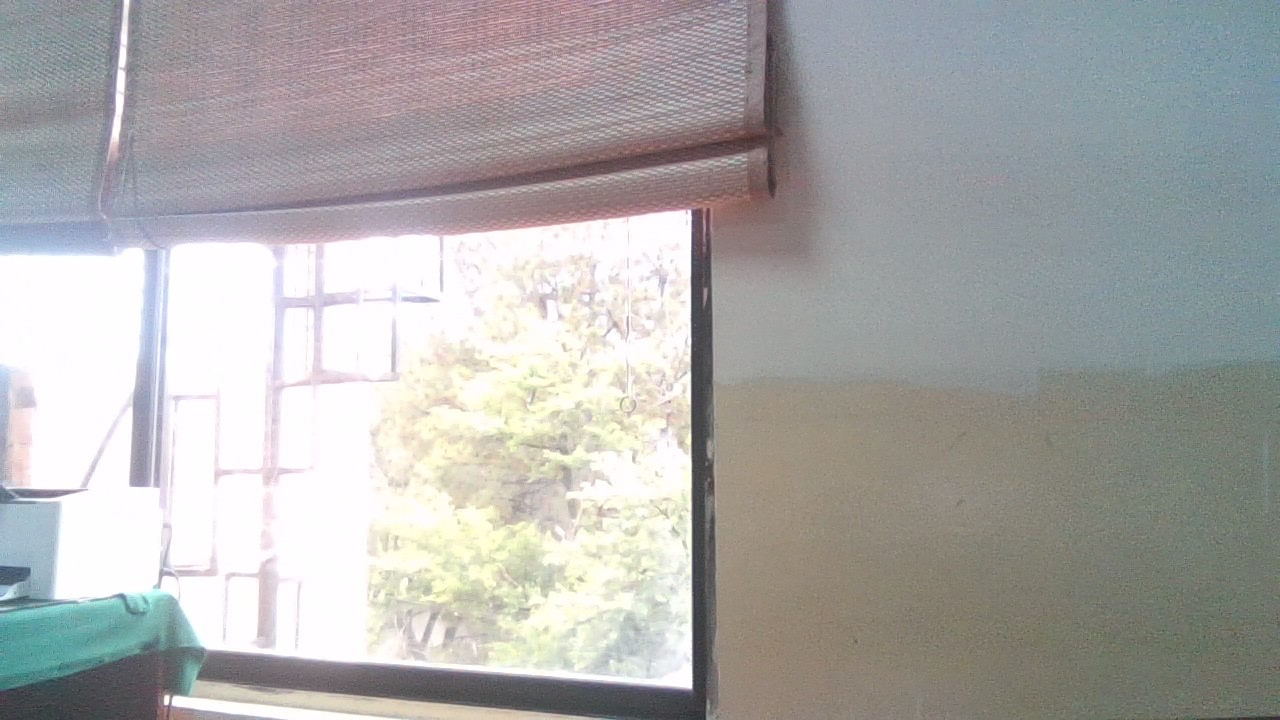
%> input picture 1.jpg, 1280 x 720 px
$ octave background_subtraction.m   (GNU Octave 9; MATLAB toolbox functions it lacks are replaced by stand-ins)
%> lines starting %> are read from the running program, lines starting %| are printed output that depends on the picture; in (x1, y1, x2, y2) boxes, pixels count from 0 and x2, y2 are one past the last pixel; in counts of white or black regions, pixels touching at a corner belong together; the program's own positions count from 1
% Read the two images
image1 = imread('1.jpg'); % Replace with the path to your first image
%> image1 is the input picture: size 720x1280x3 uint8; mean R, G, B 171.8, 171.3, 169.9
image2 = imread('2.jpg'); % Replace with the path to your second image
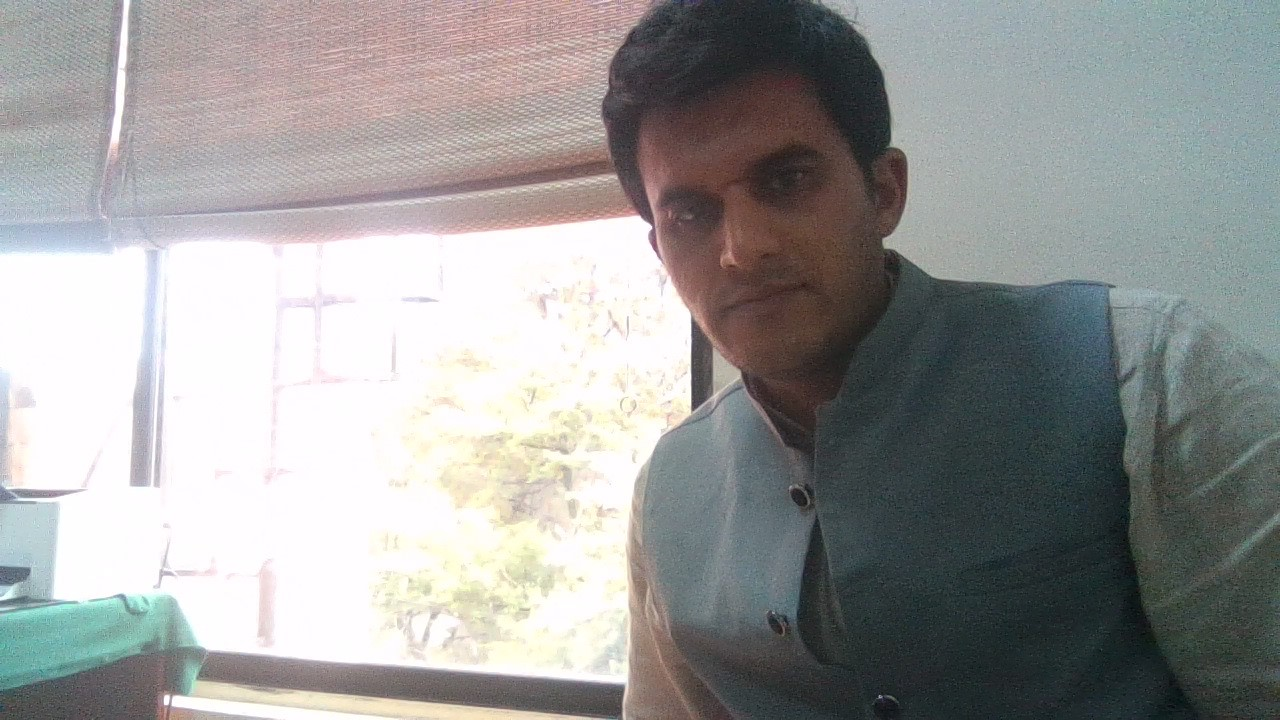
%> input picture 2.jpg, 1280 x 720 px
%> image2 is the input picture: size 720x1280x3 uint8; mean R, G, B 153.7, 154.3, 153.2

% Convert the images to grayscale
gray1 = rgb2gray(image1);
gray2 = rgb2gray(image2);
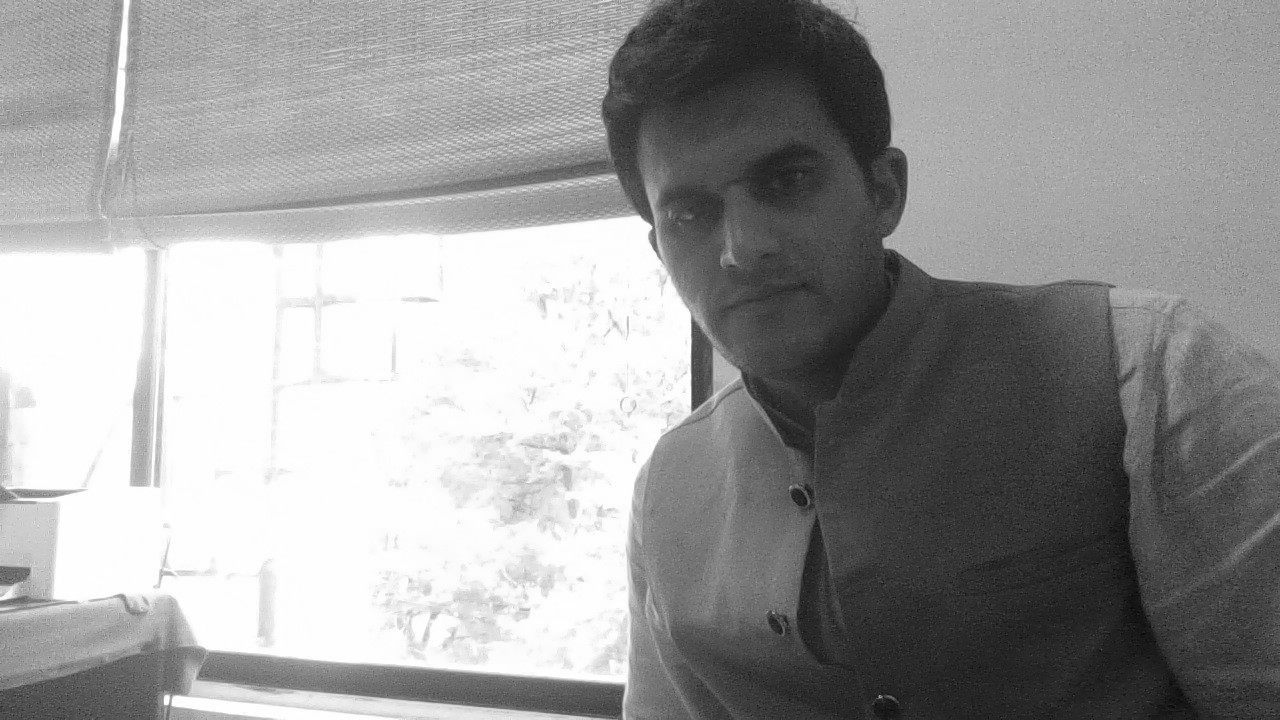
%> gray2: size 720x1280 uint8; min 3, max 255, mean 154

% Perform background subtraction
diff = imabsdiff(gray1, gray2);
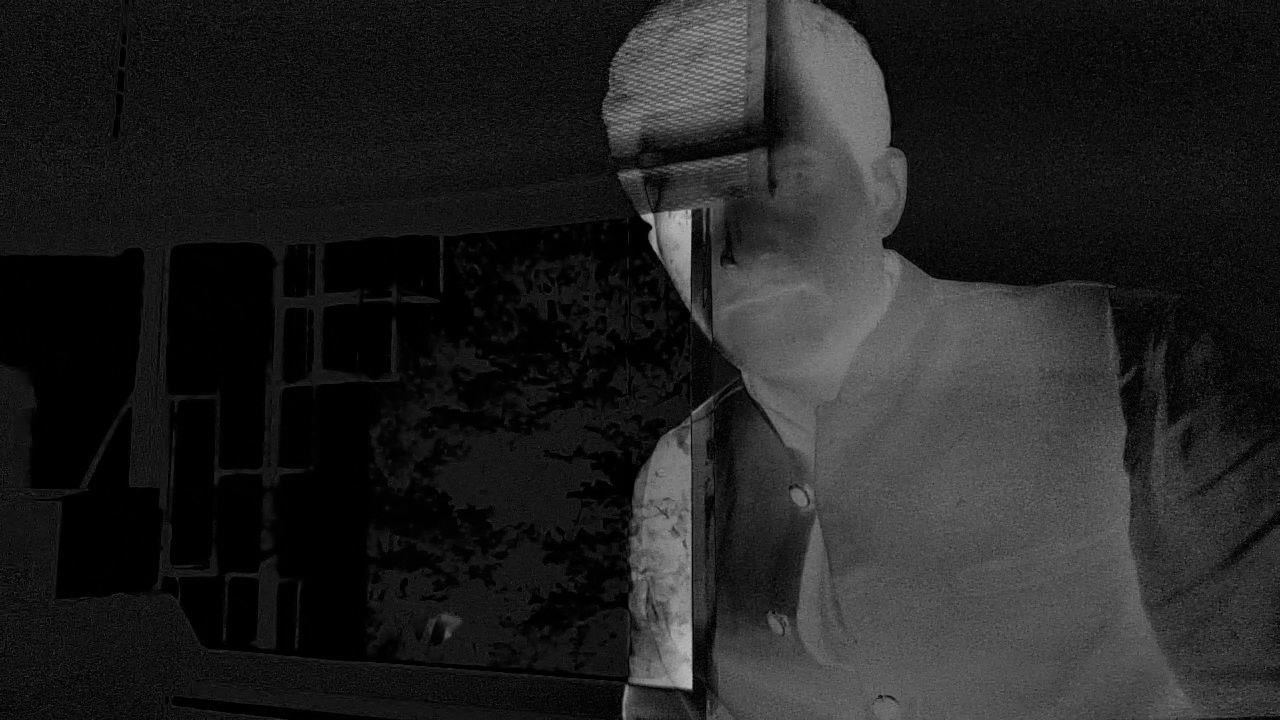
%> diff: size 720x1280 uint8; min 0, max 198, mean 34

% Apply thresholding to obtain binary mask
threshold = 30; % Adjust the threshold value as needed
binary_mask = diff > threshold;
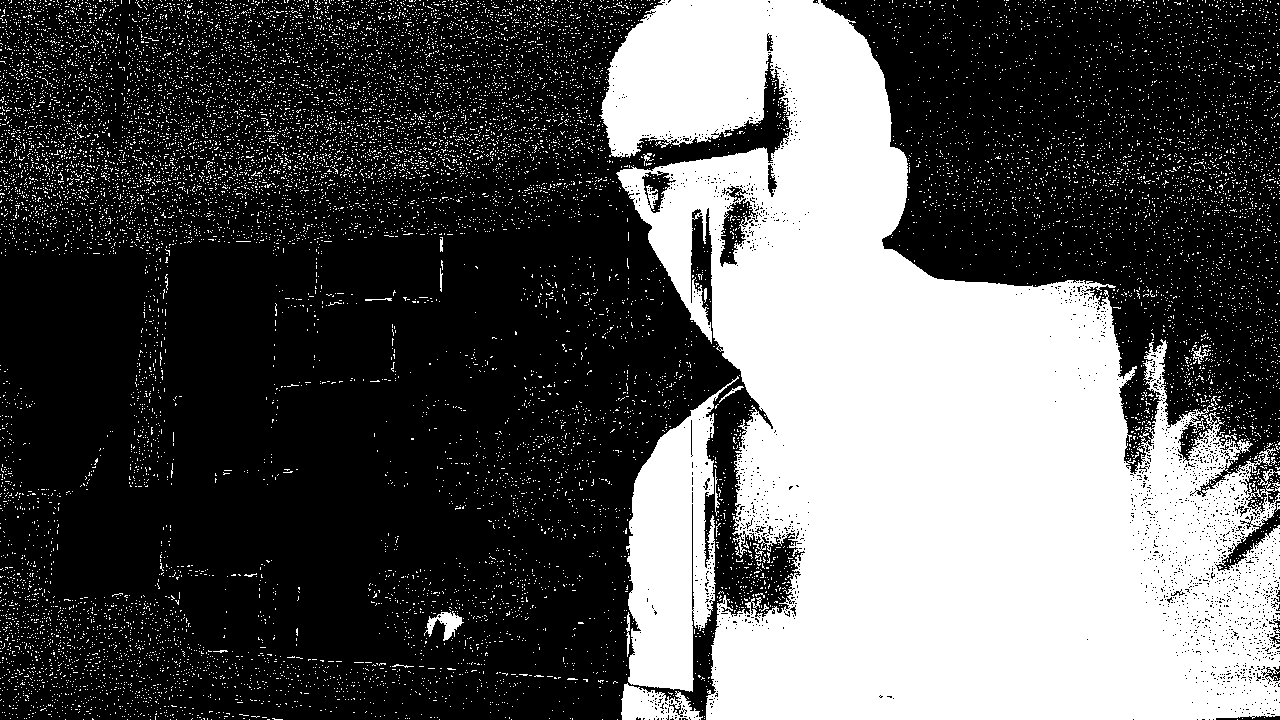
%> binary_mask: size 720x1280 logical; 35% white; 15571 white regions (15547 under 20 px), largest, box (x1, y1, x2, y2) and area: (599, 0, 1280, 720) 272377, (626, 376, 739, 692) 18896, (621, 683, 703, 720) 1753


% Display the binary mask
figure;
imshow(binary_mask);
title('Segmented Image');

% Display the original images for comparison
figure;
subplot(1, 2, 1);
imshow(image1);
title('Image 1');
subplot(1, 2, 2);
imshow(image2);
title('Image 2');
